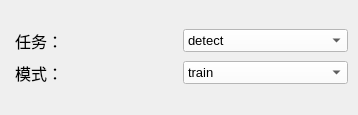
          <widget class="QWidget" name="scrollAreaWidgetContents_7">
           <property name="geometry">
            <rect>
             <x>0</x>
             <y>0</y>
             <width>358</width>
             <height>115</height>
            </rect>
           </property>
           <layout class="QGridLayout" name="gridLayout_27">
            <property name="leftMargin">
             <number>0</number>
            </property>
            <property name="topMargin">
             <number>0</number>
            </property>
            <property name="rightMargin">
             <number>0</number>
            </property>
            <property name="bottomMargin">
             <number>0</number>
            </property>
            <item row="1" column="0">
             <layout class="QGridLayout" name="gridLayout_29">
              <property name="leftMargin">
               <number>15</number>
              </property>
              <property name="rightMargin">
               <number>10</number>
              </property>
              <property name="horizontalSpacing">
               <number>2</number>
              </property>
              <property name="verticalSpacing">
               <number>8</number>
              </property>
              <item row="1" column="0">
               <widget class="QLabel" name="l2">
                <property name="font">
                 <font>
                  <family>幼圆</family>
                  <pointsize>12</pointsize>
                 </font>
                </property>
                <property name="toolTip">
                 <string>&lt;html&gt;&lt;head/&gt;&lt;body&gt;&lt;p&gt;mode：指示当前运行模式，train、val、predict、export、track、benckmark&lt;/p&gt;&lt;/body&gt;&lt;/html&gt;</string>
                </property>
                <property name="statusTip">
                 <string/>
                </property>
                <property name="text">
                 <string>模式：</string>
                </property>
               </widget>
              </item>
              <item row="0" column="0">
               <widget class="QLabel" name="l1">
                <property name="font">
                 <font>
                  <family>幼圆</family>
                  <pointsize>12</pointsize>
                 </font>
                </property>
                <property name="toolTip">
                 <string>&lt;html&gt;&lt;head/&gt;&lt;body&gt;&lt;p&gt;task：训练任务，可选detect、segment、classif、pose&lt;/p&gt;&lt;/body&gt;&lt;/html&gt;</string>
                </property>
                <property name="statusTip">
                 <string/>
                </property>
                <property name="text">
                 <string>任务：</string>
                </property>
               </widget>
              </item>
              <item row="0" column="1">
               <widget class="QComboBox" name="Task_cbb">
                <property name="font">
                 <font>
                  <family>Arial</family>
                  <pointsize>10</pointsize>
                 </font>
                </property>
                <property name="toolTip">
                 <string>&lt;html&gt;&lt;head/&gt;&lt;body&gt;&lt;p&gt;&lt;span style=&quot; font-size:10pt;&quot;&gt;True&lt;/span&gt;&lt;/p&gt;&lt;/body&gt;&lt;/html&gt;</string>
                </property>
                <property name="statusTip">
                 <string>bool</string>
                </property>
                <property name="styleSheet">
                 <string notr="true">background-color: rgb(255, 255, 255);</string>
                </property>
                <property name="duplicatesEnabled">
                 <bool>false</bool>
                </property>
                <item>
                 <property name="text">
                  <string>detect</string>
                 </property>
                </item>
                <item>
                 <property name="text">
                  <string>segment</string>
                 </property>
                </item>
                <item>
                 <property name="text">
                  <string>classify</string>
                 </property>
                </item>
                <item>
                 <property name="text">
                  <string>pose</string>
                 </property>
                </item>
               </widget>
              </item>
              <item row="1" column="1">
               <widget class="QComboBox" name="Mode_cbb">
                <property name="font">
                 <font>
                  <family>Arial</family>
                  <pointsize>10</pointsize>
                 </font>
                </property>
                <property name="toolTip">
                 <string>&lt;html&gt;&lt;head/&gt;&lt;body&gt;&lt;p&gt;&lt;span style=&quot; font-size:10pt;&quot;&gt;False&lt;/span&gt;&lt;/p&gt;&lt;/body&gt;&lt;/html&gt;</string>
                </property>
                <property name="statusTip">
                 <string>bool</string>
                </property>
                <property name="styleSheet">
                 <string notr="true">background-color: rgb(255, 255, 255);</string>
                </property>
                <property name="duplicatesEnabled">
                 <bool>false</bool>
                </property>
                <item>
                 <property name="text">
                  <string>train</string>
                 </property>
                </item>
                <item>
                 <property name="text">
                  <string>val</string>
                 </property>
                </item>
                <item>
                 <property name="text">
                  <string>predict</string>
                 </property>
                </item>
                <item>
                 <property name="text">
                  <string>export</string>
                 </property>
                </item>
                <item>
                 <property name="text">
                  <string>track</string>
                 </property>
                </item>
                <item>
                 <property name="text">
                  <string>benchmark</string>
                 </property>
                </item>
               </widget>
              </item>
             </layout>
            </item>
           </layout>
          </widget>
